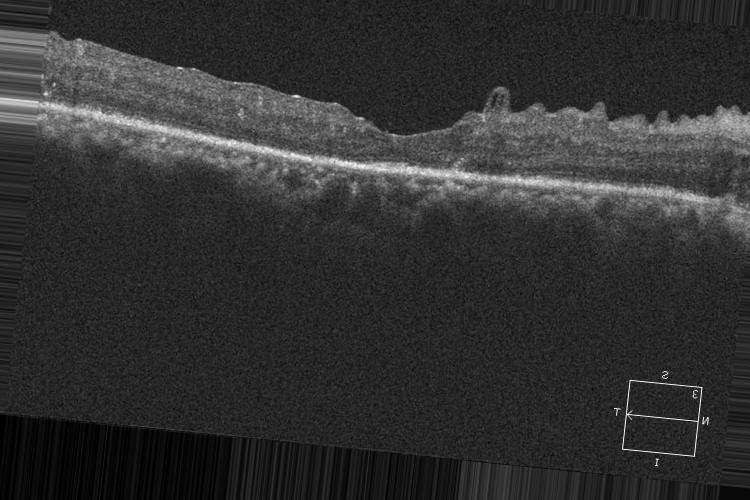
#> input picture DATA_OCT/dr_test_1190_NV.jpg, 750 x 500 px, found by its file name
$ python Spot_Detection.py
#> lines starting #> are read from the running program, lines starting #| are printed output that depends on the picture; after the words box and inside, x2 and y2 are one past the last pixel; in counts of white or black regions, pixels touching at a corner belong together; long printed decimals are rounded
import cv2
import numpy as np
import matplotlib.pyplot as plt
from scipy.signal import find_peaks
from scipy.stats import zscore
import os


def preprocess_image(image_path, img_size=(640, 640)):
    image = cv2.imread(image_path, cv2.IMREAD_GRAYSCALE)
    if image is None:
        raise FileNotFoundError(f"Image at path {image_path} not found.")

    # Replace all white pixels (value > 250) with black
    image[image > 250] = 0

    # Detect and remove white borders
    _, thresh = cv2.threshold(image, 240, 255, cv2.THRESH_BINARY)

    # Find all non-white pixels and get their coordinates
    non_white_pixels = np.where(thresh < 240)

    if non_white_pixels[0].size == 0 or non_white_pixels[1].size == 0:
        raise ValueError("No relevant pixels found in the image.")

    # Get the smallest and largest x and y coordinates and use them to create the bounding box
    y_min, y_max = np.min(non_white_pixels[0]), np.max(non_white_pixels[0])
    x_min, x_max = np.min(non_white_pixels[1]), np.max(non_white_pixels[1])

    # Crop the image to the bounding box of all non-white pixels
    image = image[y_min:y_max+1, x_min:x_max+1]

    # Noise reduction using median blur and bilateral filter
    image_median = cv2.medianBlur(image, 5)
    image_denoised = cv2.bilateralFilter(image_median, 9, 75, 75)

    # Resize the denoised image
    image_resized = cv2.resize(image_denoised, img_size)
    image_resized = np.expand_dims(image_resized, axis=-1)
    image_resized = np.expand_dims(image_resized, axis=0)
    image_resized = image_resized.astype('float32') / 255.0
    return image, image_resized

def binary_mask(image):
    # Convert the processed image to uint8
    image_uint8 = (image * 255).astype(np.uint8).squeeze()

    # Apply binary thresholding
    _, binary_image = cv2.threshold(image_uint8, 62.5, 255, cv2.THRESH_BINARY)
    return binary_image

def canny_edge_detection(image):
    edges = cv2.Canny(image, 100, 200)
    return edges

def extract_highest_y(edges):
    height, width = edges.shape
    highest_y_values = np.full(width, height)  # Initialize with maximum Y values (bottom of image)

    for x in range(width):
        column = edges[:, x]
        y_indices = np.where(column > 0)[0]
        if y_indices.size > 0:
            highest_y = y_indices.min()  # Get the highest (minimum) Y value
            highest_y_values[x] = highest_y  # Store the highest Y value

    return highest_y_values

def visualize_results(original_image, binary_image, edges, highest_y_values):
    plt.figure(figsize=(15, 5))

    plt.subplot(1, 3, 1)
    plt.imshow(original_image, cmap='gray')
    plt.title('Original Image')
    plt.plot(range(len(highest_y_values)), highest_y_values, 'r.', markersize=2)

    plt.subplot(1, 3, 2)
    plt.imshow(binary_image, cmap='gray')
    plt.title('Binary Mask')

    plt.subplot(1, 3, 3)
    plt.imshow(edges, cmap='gray')
    plt.title('Canny Edges')
    plt.plot(range(len(highest_y_values)), highest_y_values, 'r.', markersize=0.7)

    plt.show()

def plot_dy_dx(highest_y_values):
    width = len(highest_y_values)
    ignore_margin = int(0.02 * width)  # 2% margin

    # Calculate the derivative dy/dx
    dy_dx = np.diff(highest_y_values)
    dy_dx = np.append(dy_dx, 0)  # Append 0 to maintain the same length

    # Calculate the mean and standard deviation of dy/dx
    mean_dy_dx = np.mean(dy_dx)
    std_dy_dx = np.std(dy_dx)

    # Define a threshold for what we consider "unusual" (e.g., mean ± 2*std)
    lower_threshold = mean_dy_dx - 0.05 * std_dy_dx
    upper_threshold = mean_dy_dx + 0.05 * std_dy_dx

    print(f"Mean dy/dx: {mean_dy_dx}")
    print(f"Standard deviation of dy/dx: {std_dy_dx}")

    # Find the indices of the slopes that are unusual
    unusual_slopes = np.where((dy_dx < lower_threshold) | (dy_dx > upper_threshold))[0]

    # Detect peaks
    peaks, _ = find_peaks(dy_dx, height=0)

    # Find the unusual slopes that are also peaks
    unusual_peaks = np.intersect1d(unusual_slopes, peaks)

    # Plot ignoring the leftmost and rightmost 2% of values
    plt.figure(figsize=(20, 5))
    plt.plot(range(ignore_margin, width - ignore_margin), dy_dx[ignore_margin:width - ignore_margin], label='dy/dx', color='blue')
    plt.xlabel("X Coordinate")
    plt.ylabel("dy/dx")
    plt.title("Derivative of Highest Y Values Across the Image (2% Margin Ignored)")

    # Highlight unusual peaks
    for peak in unusual_peaks:
        if ignore_margin <= peak < width - ignore_margin:
            plt.scatter(peak, dy_dx[peak], color='red', s=100, edgecolor='black', label='Unusual Peak' if peak == unusual_peaks[0] else "")

    plt.legend()
    plt.show()

def plot_peaks_on_image(original_image, highest_y_values):
    width = len(highest_y_values)
    ignore_margin = int(0.02 * width)  # 2% margin

    # Calculate the derivative dy/dx
    dy_dx = np.diff(highest_y_values)
    dy_dx = np.append(dy_dx, 0)  # Append 0 to maintain the same length

    # Calculate the absolute value of dy/dx
    abs_dy_dx = np.abs(dy_dx)

    # Detect peaks and troughs
    peaks, _ = find_peaks(dy_dx, height=0)
    troughs, _ = find_peaks(-dy_dx, height=0)

    # Calculate the average value of positive and negative peaks
    positive_peaks = dy_dx[peaks]
    negative_peaks = dy_dx[troughs]

    avg_positive_peaks = np.mean(positive_peaks) if len(positive_peaks) > 0 else 0
    avg_negative_peaks = np.mean(negative_peaks) if len(negative_peaks) > 0 else 0

    # Filter significant peaks
    significant_peaks = [peak for peak in peaks if dy_dx[peak] > avg_positive_peaks]
    significant_troughs = [trough for trough in troughs if dy_dx[trough] < avg_negative_peaks]

    # Get the coordinates of significant peaks and troughs
    y_coords_peaks = highest_y_values[significant_peaks]
    x_coords_peaks = significant_peaks
    y_coords_troughs = highest_y_values[significant_troughs]
    x_coords_troughs = significant_troughs

    # Plot the original image with circles around the significant peaks and troughs
    plt.figure(figsize=(10, 10))
    plt.imshow(original_image, cmap='gray')
    plt.title("Original Image with Significant Peaks and Troughs Circled")

    for x, y in zip(x_coords_peaks, y_coords_peaks):
        if ignore_margin <= x < width - ignore_margin:
            circle = plt.Circle((x, y), 10, color='red', fill=False, linewidth=2)
            plt.gca().add_patch(circle)

    for x, y in zip(x_coords_troughs, y_coords_troughs):
        if ignore_margin <= x < width - ignore_margin:
            circle = plt.Circle((x, y), 10, color='green', fill=False, linewidth=2)
            plt.gca().add_patch(circle)

    plt.show()

def concatenate_paths(base_path, filenames):
    return [os.path.join(base_path, filename) for filename in filenames]


def process_multiple_images(image_paths):
    for image_path in image_paths:
        try:
            # Preprocess the image
            original_image, preprocessed_image = preprocess_image(image_path)
#> in preprocess_image, image is the input picture: shape (500, 750); min 0, max 255, mean 49.8
#> in preprocess_image, `_, thresh = cv2.threshold(image, 240, 255, cv2.THRESH_BINARY)`:
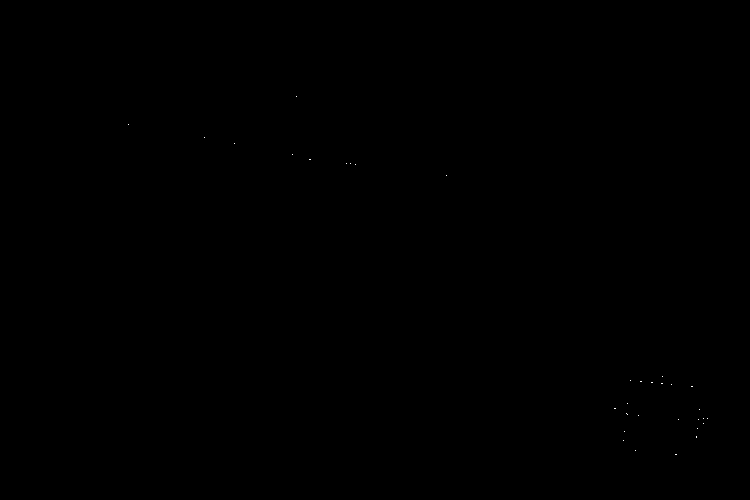
#> thresh: shape (500, 750); 0.01% white in thin lines or dots, all inside (x1, y1, x2, y2) = (128, 96, 708, 455)
#> in preprocess_image, `non_white_pixels = np.where(thresh < 240)`: non_white_pixels = 374958 positions, rows 0 to 499, columns 0 to 749
#> in preprocess_image, `y_min, y_max = np.min(non_white_pixels[0]), np.max(non_white_pixels[0])`: y_min = 0; y_max = 499
#> in preprocess_image, `x_min, x_max = np.min(non_white_pixels[1]), np.max(non_white_pixels[1])`: x_min = 0; x_max = 749
#> in preprocess_image, `image_resized = cv2.resize(image_denoised, img_size)`:
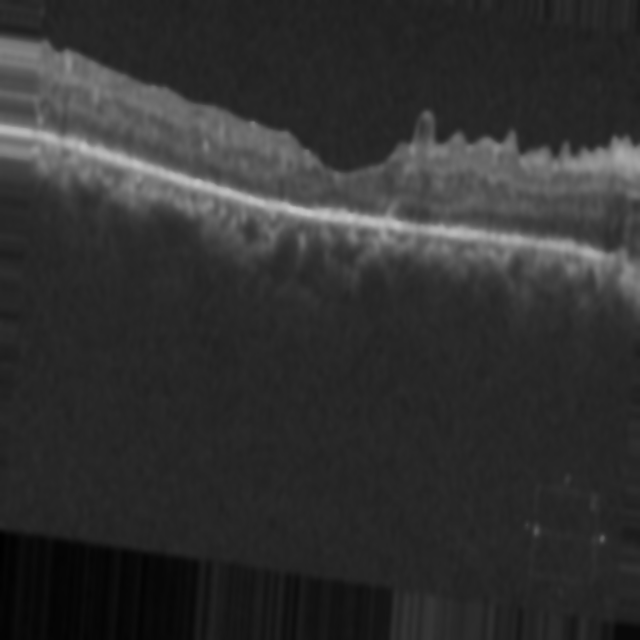
#> image_resized: shape (640, 640); min 0, max 196, mean 49.4

            # Apply binary masking
            binary_image = binary_mask(preprocessed_image)
#> in binary_mask, `_, binary_image = cv2.threshold(image_uint8, 62.5, 255, cv2.THRESH_BIN..`:
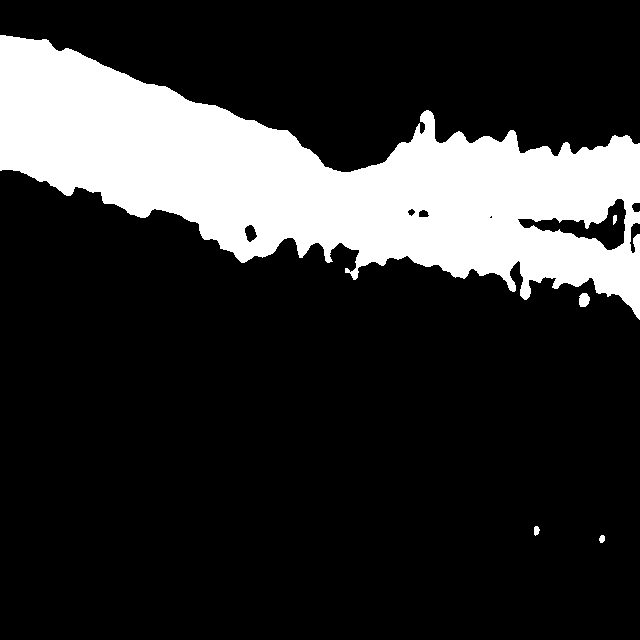
#> binary_image: shape (640, 640); 19.7% white; 5 white regions, box (x1, y1, x2, y2) and area: (0, 35, 640, 320) 80363, (579, 293, 590, 307) 125, (534, 526, 540, 536) 45, (599, 535, 605, 543) 38, (613, 215, 617, 225) 32

            # Apply Canny edge detection
            edges = canny_edge_detection(binary_image)
#> in canny_edge_detection, `edges = cv2.Canny(image, 100, 200)`:
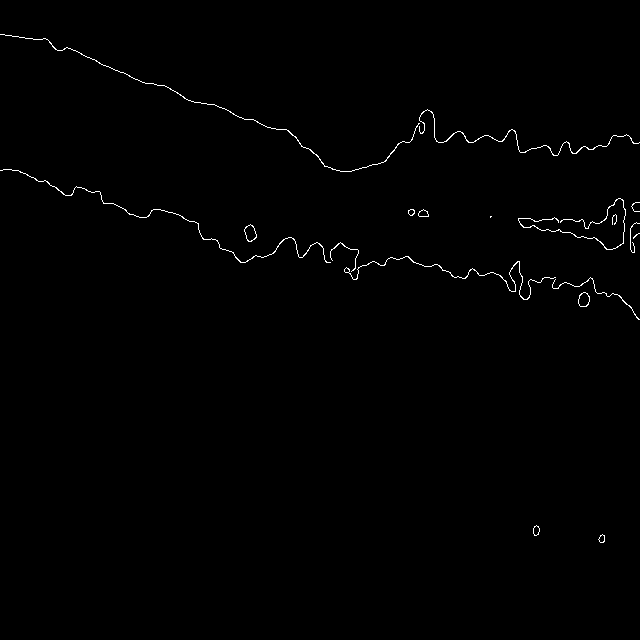
#> edges: shape (640, 640); 0.61% white in thin lines or dots, all inside (x1, y1, x2, y2) = (0, 34, 640, 543)

            # Extract highest Y value edges
            highest_y_values = extract_highest_y(edges)
#> the loop in extract_highest_y, `for x in range(width):` made 640 passes
#> (y_indices, highest_y) on passes 1 to 8: ([34, 170], 34), ([34, 170], 34), ([34, 170], 34), ([34, 169], 34), ([34, 169], 34), ([35, 169], 35), ([35, 169], 35), ([35, 169], 35)
#> after the loop in extract_highest_y, `for x in range(width):`: highest_y_values = 640 values, max 171 at index 340, min 34 at index 0, mean 116

            # Visualize the results
            visualize_results(original_image, binary_image, edges, highest_y_values)
#> in visualize_results, `plt.show()`:
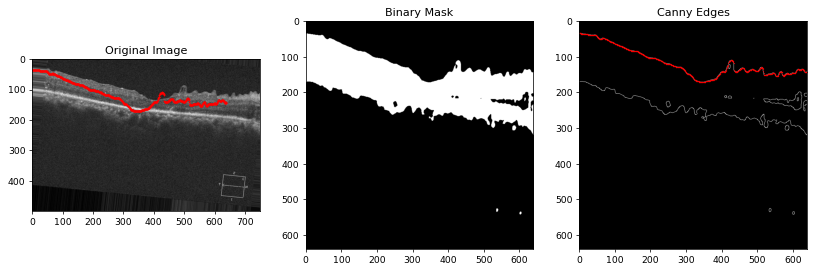
#> figure drawn by matplotlib, 3 panels

            # Plot dy/dx of highest Y values
            plot_dy_dx(highest_y_values)
#> in plot_dy_dx, `width = len(highest_y_values)`: width = 640
#> in plot_dy_dx, `ignore_margin = int(0.02 * width)`: ignore_margin = 12
#> in plot_dy_dx, `dy_dx = np.diff(highest_y_values)`: dy_dx = 639 values, max 20 at index 434, min -6 at index 418, mean 0.169
#> in plot_dy_dx, `dy_dx = np.append(dy_dx, 0)`: dy_dx = 640 values, max 20 at index 434, min -6 at index 418, mean 0.169
#> in plot_dy_dx, `mean_dy_dx = np.mean(dy_dx)`: mean_dy_dx = 0.169
#> in plot_dy_dx, `std_dy_dx = np.std(dy_dx)`: std_dy_dx = 1.26
#> in plot_dy_dx, `lower_threshold = mean_dy_dx - 0.05 * std_dy_dx`: lower_threshold = 0.106
#> in plot_dy_dx, `upper_threshold = mean_dy_dx + 0.05 * std_dy_dx`: upper_threshold = 0.232
#| Mean dy/dx: 0.1688
#| Standard deviation of dy/dx: 1.256
#> in plot_dy_dx, `unusual_slopes = np.where((dy_dx < lower_threshold) | (dy_dx > upper_t..`: unusual_slopes = 640 values from 0 to 639
#> in plot_dy_dx, `peaks, _ = find_peaks(dy_dx, height=0)`: peaks = 150 values from 4 to 631
#> the loop in plot_dy_dx, `for peak in unusual_peaks:` made 150 passes
#> peak on passes 1 to 8: 4, 11, 18, 24, 32, 45, 51, 64
#> in plot_dy_dx, `plt.show()`:
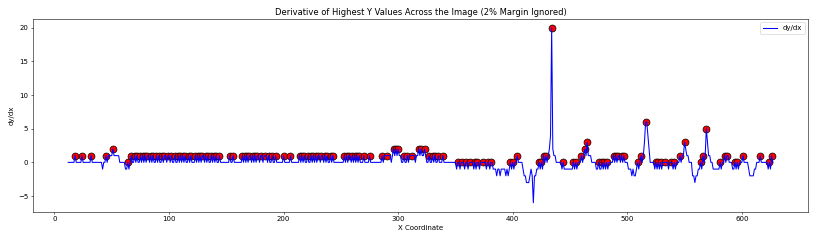
#> figure drawn by matplotlib, 1 panel; curve peaks at x = 434, y = 20

            # Plot significant peaks and troughs on the original image
            plot_peaks_on_image(original_image, highest_y_values)
#> in plot_peaks_on_image, `width = len(highest_y_values)`: width = 640
#> in plot_peaks_on_image, `ignore_margin = int(0.02 * width)`: ignore_margin = 12
#> in plot_peaks_on_image, `dy_dx = np.diff(highest_y_values)`: dy_dx = 639 values, max 20 at index 434, min -6 at index 418, mean 0.169
#> in plot_peaks_on_image, `dy_dx = np.append(dy_dx, 0)`: dy_dx = 640 values, max 20 at index 434, min -6 at index 418, mean 0.169
#> in plot_peaks_on_image, `abs_dy_dx = np.abs(dy_dx)`: abs_dy_dx = 640 values, max 20 at index 434, min 0 at index 0, mean 0.616
#> in plot_peaks_on_image, `peaks, _ = find_peaks(dy_dx, height=0)`: peaks = 150 values from 4 to 631
#> in plot_peaks_on_image, `troughs, _ = find_peaks(-dy_dx, height=0)`: troughs = 150 values from 7 to 638
#> in plot_peaks_on_image, `positive_peaks = dy_dx[peaks]`: positive_peaks = 150 values, max 20 at index 110, min 0 at index 7, mean 1.06
#> in plot_peaks_on_image, `negative_peaks = dy_dx[troughs]`: negative_peaks = 150 values, max 0 at index 0, min -6 at index 105, mean -0.453
#> in plot_peaks_on_image, `avg_positive_peaks = np.mean(positive_peaks) if len(positive_peaks) > ..`: avg_positive_peaks = 1.06
#> in plot_peaks_on_image, `avg_negative_peaks = np.mean(negative_peaks) if len(negative_peaks) > ..`: avg_negative_peaks = -0.453
#> in plot_peaks_on_image, `significant_peaks = [peak for peak in peaks if dy_dx[peak] > avg_posit..`: significant_peaks = [51, 296, 298, 300, 318, 320, 323, 434, 463, 465, 516, 550, 569, 631]
#> in plot_peaks_on_image, `significant_troughs = [trough for trough in troughs if dy_dx[trough] <..`: significant_troughs = 52 values from 42 to 638
#> in plot_peaks_on_image, `y_coords_peaks = highest_y_values[significant_peaks]`: y_coords_peaks = [43, 137, 140, 143, 156, 159, 163, 118, 133, 136, 134, 148, 143, 138]
#> in plot_peaks_on_image, `x_coords_peaks = significant_peaks`: x_coords_peaks has the same summary as significant_peaks
#> in plot_peaks_on_image, `y_coords_troughs = highest_y_values[significant_troughs]`: y_coords_troughs = 52 values, max 171 at index 3, min 39 at index 0, mean 140.1
#> in plot_peaks_on_image, `x_coords_troughs = significant_troughs`: x_coords_troughs = 52 values from 42 to 638
#> the loop in plot_peaks_on_image, `for x, y in zip(x_coords_peaks, y_coords_peaks):` made 14 passes
#> (x, y) on passes 1 to 8: (51, 43), (296, 137), (298, 140), (300, 143), (318, 156), (320, 159), (323, 163), (434, 118)
#> the loop in plot_peaks_on_image, `for x, y in zip(x_coords_troughs, y_coords_troughs):` made 52 passes
#> (x, y) on passes 1 to 8: (42, 39), (62, 50), (65, 48), (351, 171), (354, 170), (358, 169), (361, 168), (366, 167)
#> in plot_peaks_on_image, `plt.show()`:
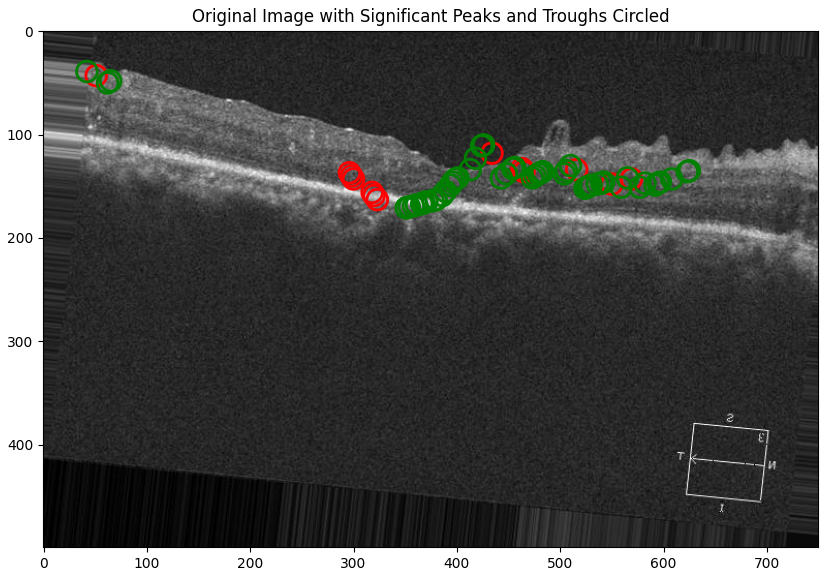
#> figure drawn by matplotlib, 1 panel
        except Exception as e:
            print(f"An error occurred with image {image_path}: {e}")
#> pass 2 of the loop in process_multiple_images, `for image_path in image_paths:`:
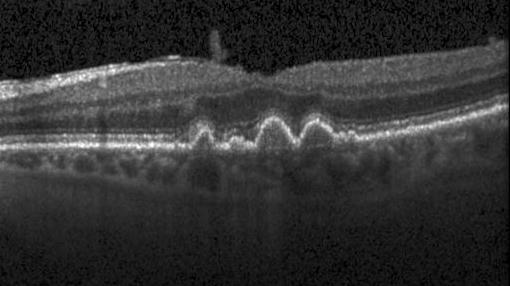
#> input picture DATA_OCT/img_02.jpeg, 510 x 286 px, found by its file name
#> in preprocess_image, image is the input picture: shape (286, 510); min 0, max 255, mean 50.5
#> in preprocess_image (call 2), `_, thresh = cv2.threshold(image, 240, 255, cv2.THRESH_BINARY)`:
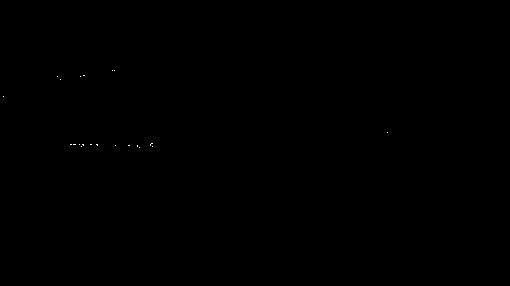
#> thresh: shape (286, 510); 0.02% white in thin lines or dots, all inside (x1, y1, x2, y2) = (3, 70, 388, 148)
#> non_white_pixels = 145825 positions, rows 0 to 285, columns 0 to 509
#> y_max = 285
#> x_max = 509
#> image_median: shape (286, 510)
#> image_denoised: shape (286, 510)
#> the loop in extract_highest_y (call 2), `for x in range(width):` made 640 passes
#> (y_indices, highest_y) on passes 1 to 4: ([177, 277, 297, 437], 177), ([177, 277, 297, 437], 177), ([177, 277, 297, 437], 177), ([177, 277, 297, 436], 177)
#> in process_multiple_images, `highest_y_values = extract_highest_y(edges)`: highest_y_values = 640 values, max 236 at index 639, min 73 at index 268, mean 138.4
#| Mean dy/dx: 0.09219
#| Standard deviation of dy/dx: 4.612
#> the loop in plot_dy_dx (call 2), `for peak in unusual_peaks:` made 34 passes
#> peak on passes 1 to 4: 16, 21, 24, 158
#> in plot_peaks_on_image (call 2), `dy_dx = np.diff(highest_y_values)`: dy_dx = 639 values, max 96 at index 633, min -52 at index 264, mean 0.0923
#> in plot_peaks_on_image (call 2), `dy_dx = np.append(dy_dx, 0)`: dy_dx = 640 values, max 96 at index 633, min -52 at index 264, mean 0.0922
#> abs_dy_dx = 640 values, max 96 at index 633, min 0 at index 0, mean 0.745
#> in plot_peaks_on_image (call 2), `peaks, _ = find_peaks(dy_dx, height=0)`: peaks = 143 values from 16 to 638
#> troughs = 138 values from 5 to 629
#> positive_peaks = 143 values, max 96 at index 140, min 0 at index 3, mean 1.27
#> negative_peaks = 138 values, max 0 at index 1, min -52 at index 67, mean -1.25
#> avg_positive_peaks = 1.27
#> avg_negative_peaks = -1.25
#> significant_peaks = [273, 280, 302, 305, 308, 633, 635, 638]
#> significant_troughs = [264, 345, 613]
#> y_coords_peaks = [80, 120, 150, 155, 160, 115, 214, 229]
#> x_coords_peaks = [273, 280, 302, 305, 308, 633, 635, 638]
#> y_coords_troughs = [132, 166, 99]
#> x_coords_troughs = [264, 345, 613]
#> the loop in plot_peaks_on_image (call 2), `for x, y in zip(x_coords_peaks, y_coords_peaks):` made 8 passes
#> (x, y) on passes 1 to 4: (273, 80), (280, 120), (302, 150), (305, 155)
#> the loop in plot_peaks_on_image (call 2), `for x, y in zip(x_coords_troughs, y_coords_troughs):` made 3 passes
#> (x, y) on passes 1 to 3: (264, 132), (345, 166), (613, 99)
#> in plot_peaks_on_image (call 2), `plt.show()`:
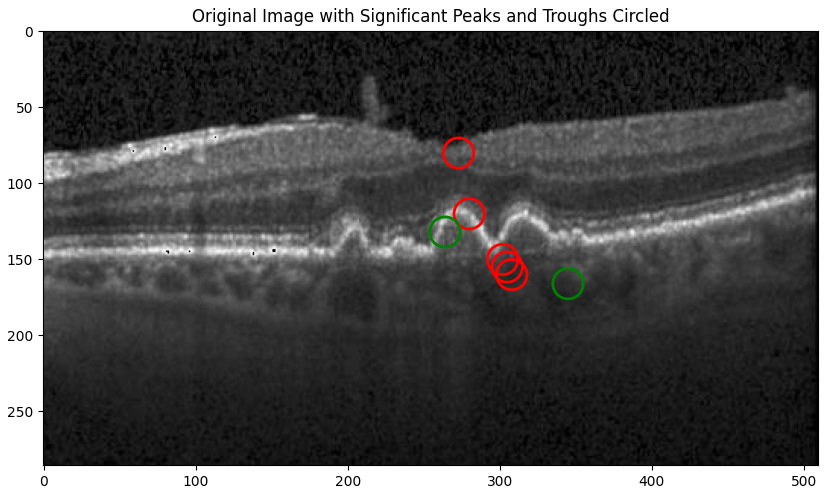
#> figure drawn by matplotlib, 1 panel


# Example usage
uploaded_image_paths = ['dr_test_1190_NV.jpg', 'img_02.jpeg', 'img_04.jpeg',
    'img_05.jpeg', 'img_06.jpeg', 'img_07.jpeg',
    'img_08.jpeg', 'img_09.jpeg', 'img_10.jpeg',
    'img_11.jpeg', 'img_15.jpeg', 'img_16.jpeg',
    'img_17.jpeg', 'img_18.jpeg', 'img_19.jpeg',
    'img_21.jpeg', 'img_23.jpeg', 'img_24.jpeg',
    'img_25.jpeg', 'img_a_NV.jpeg','img_b_NV.jpeg',
    'img_c_NV.jpeg','img_d_NV.jpeg', 'img_e_NV.jpeg'

    ]
test_base_path = 'DATA_OCT'

test_image_paths = concatenate_paths(test_base_path, uploaded_image_paths)

process_multiple_images(test_image_paths)
